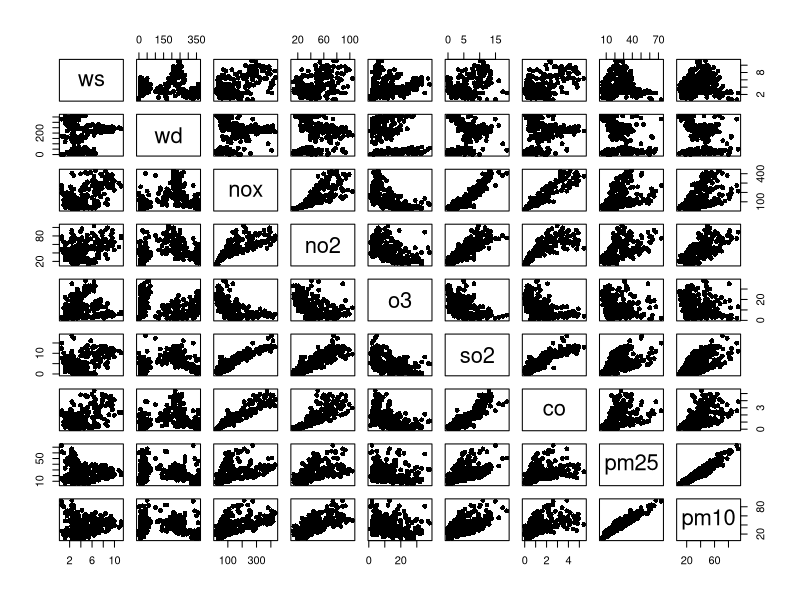
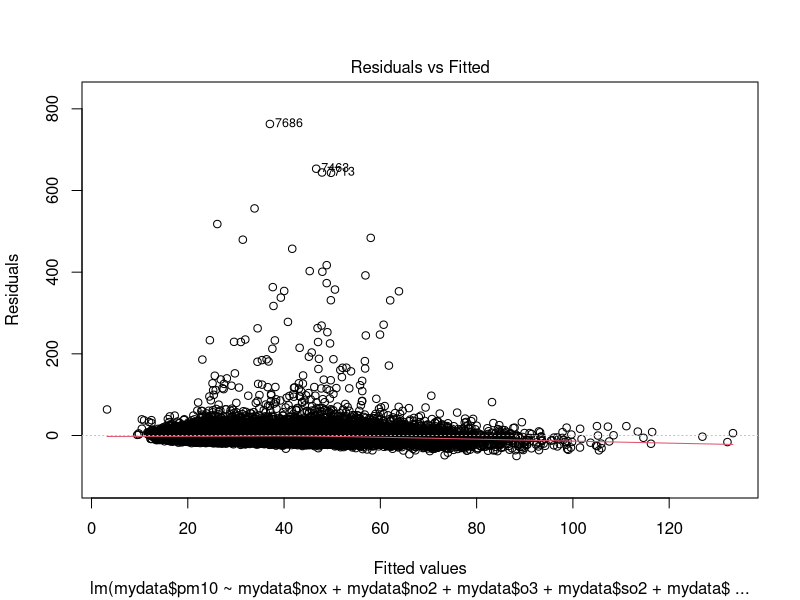
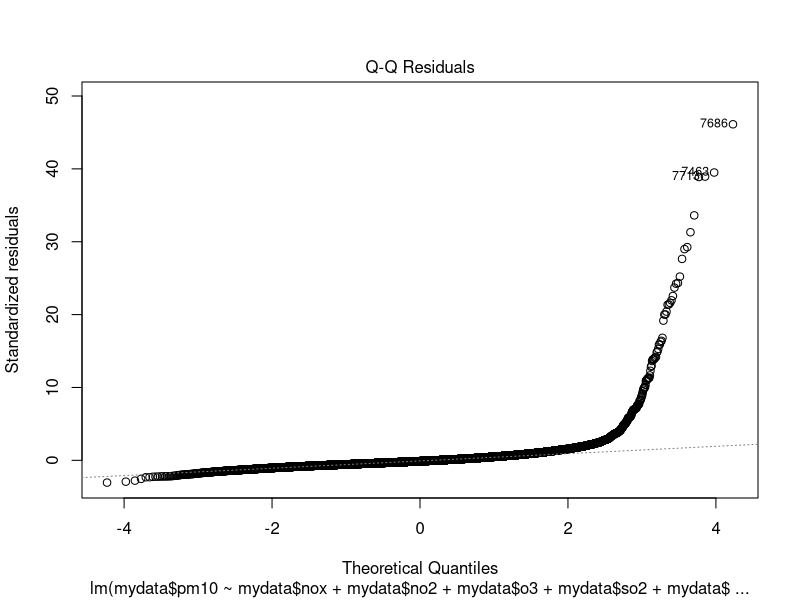
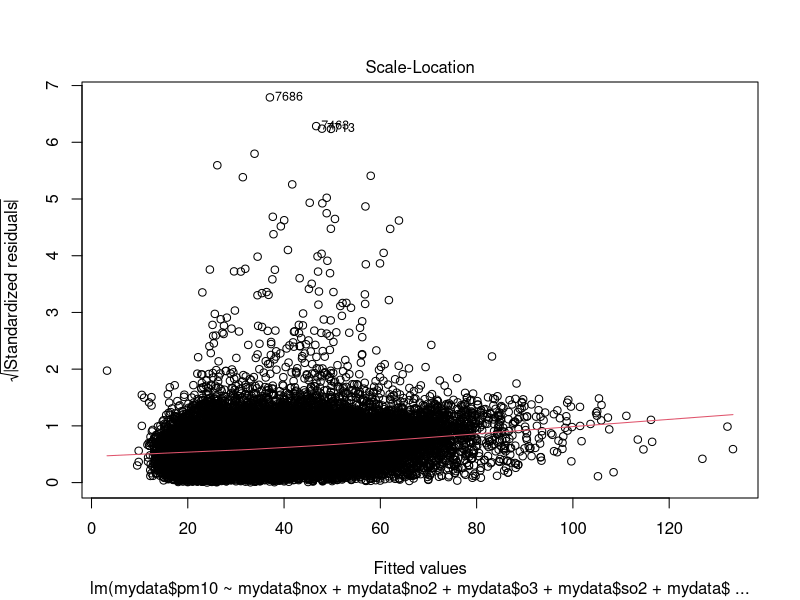
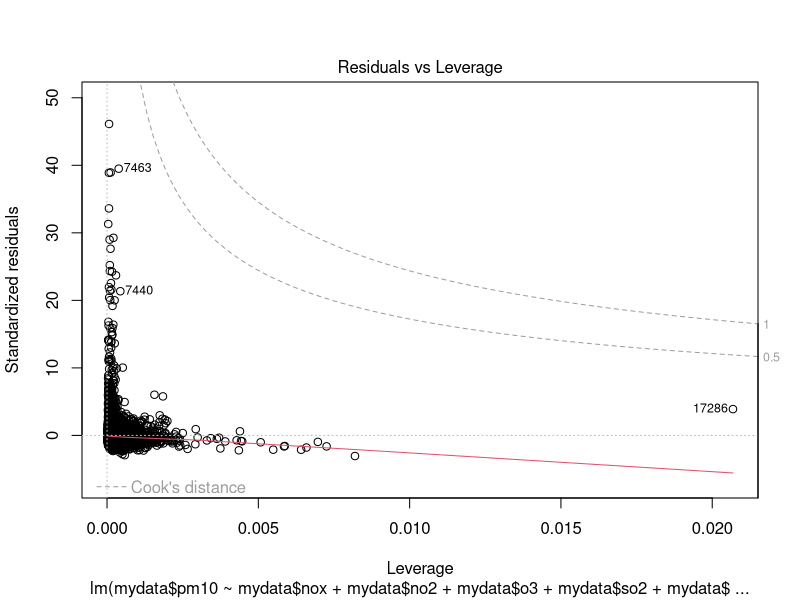

Recreate these plots in R, in order.
# Some preliminary analysis for potential data for 333 prject 
setwd('/Users/Qihong/Code/github/STAT333_Project')
rm(list = ls())
library(GGally)
library(car)
library(plyr)
mydata = read.csv('data/OpenAir_example_data_long.csv')
dim(mydata)

# eliminate rows with missing values (NA)
mydata = mydata[complete.cases(mydata), ]
# switch the response variables to the end of the dataframe
mydata[length(mydata) + 1] = mydata[7]
mydata[7] = NULL
colnames(mydata)[10] = 'pm10'

# temp: trim the dimentionality of the input space (to plot data)
mydataTrim = data.frame(mydata[1:300,2:10])

# glance at the data
head(mydata)
summary(mydata)
# ggpairs(mydataTrim)
plot(mydataTrim, pch = 16)

# fit all air quality measures (with all interaction)
lm.fit_full = lm (mydata$pm10 ~ mydata$nox + mydata$no2 + mydata$o3 + mydata$so2 + mydata$co)
summary(lm.fit_full)
anova(lm.fit_full)
Anova(lm.fit_full, type = 'III')
plot(lm.fit_full)


####### TODO ##############
## check auto-correlations
## check multicolinearity
## variable selections
## residual analysis
## standardization
## regularization 
###########################